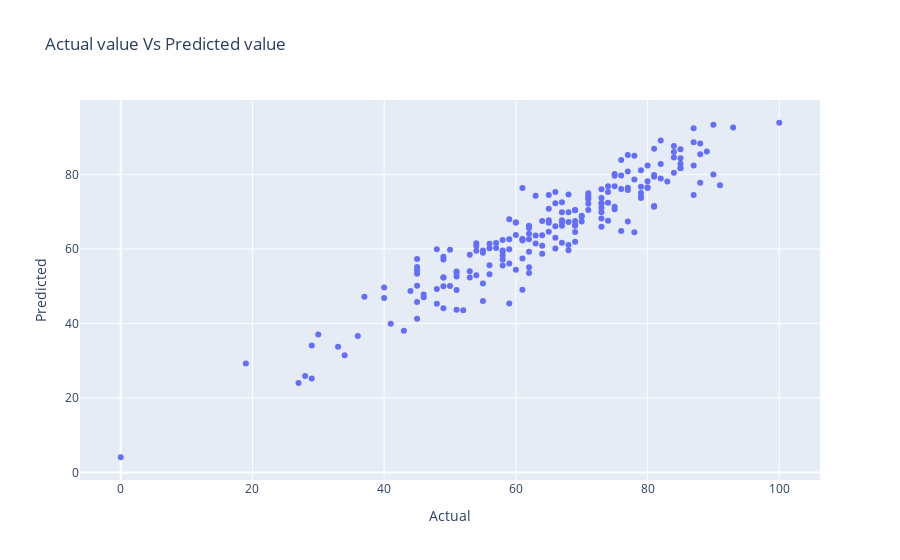

Write notebook code for a chart like this one.
### Markdown cell above
### Plot y_pred and y_test

### Code cell
fig = px.scatter(x=y_test, y=y_pred, title="Actual value Vs Predicted value", labels={"x":"Actual", "y":"Predicted"})
fig.show()

### Figure 1 — Plotly figure (JSON) as saved in the notebook; plotly's stock layout.template omitted (floating-point values rounded to 4 significant figures; data arrays with more than 128 entries replaced by an {"elided": "..."} marker saying what was removed)
{"data": [{"hovertemplate": "Actual=%{x}<br>Predicted=%{y}<extra></extra>", "legendgroup": "", "marker": {"color": "#636efa", "symbol": "circle"}, "mode": "markers", "name": "", "orientation": "v", "showlegend": false, "type": "scatter", "x": {"elided": "200 int values"}, "xaxis": "x", "y": {"elided": "200 float values"}, "yaxis": "y"}], "layout": {"legend": {"tracegroupgap": 0}, "title": {"text": "Actual value Vs Predicted value"}, "xaxis": {"anchor": "y", "domain": [0, 1], "title": {"text": "Actual"}}, "yaxis": {"anchor": "x", "domain": [0, 1], "title": {"text": "Predicted"}}}}
